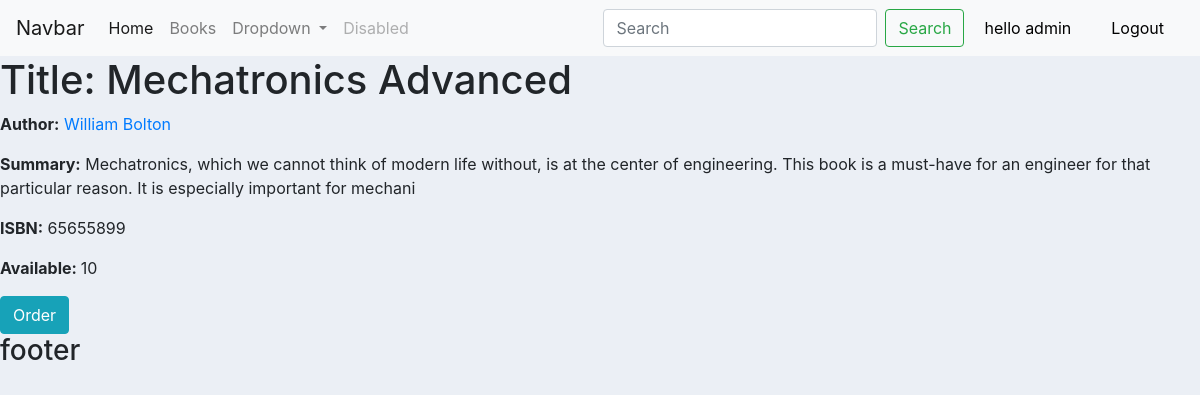
The page /book/9 (signed in) on the database its author committed.
### library/models.py (models this page shows, shortened)
class Book(models.Model):
    isbn_num = models.CharField("ISBN", max_length=20, help_text='13 Character <a href="https://www.isbn-international.org/content/what-isbn">ISBN number</a>')
    title = models.CharField(max_length=100, null=True)
    author = models.ForeignKey(Author,  on_delete=models.SET_NULL, null=True)
    summary = models.CharField(max_length=200, null=True, blank=True)
    main_category = models.ForeignKey(BookMainCategory, on_delete=models.CASCADE, null=True)
    sub_category = models.ForeignKey(BookSubCategory, on_delete=models.CASCADE, null=True)
    book_count = models.IntegerField(null=False, default=0)

class Author(models.Model):
    name = models.CharField(max_length=200, null=True)
    def __str__(self):
        return self.name

### library/views.py (the view)
# urls.py: path('book/<int:pk>', views.book_detail_view, name="book-detail"),
@login_required(login_url="login")
def book_detail_view(request, pk):
    book = get_object_or_404(Book, pk=pk)
    return render(request, 'book_detail.html', context={'book': book})

### library/templates/book_detail.html (shortened to what this page needs)
{% extends "main.html" %}
{% block content %}
<body>
  <h1>Title: {{ book.title }}</h1>
  <div >
  <p><strong>Author:</strong> <a href="">{{ book.author }}</a></p>
  <p><strong>Summary:</strong> {{ book.summary }}</p>
  <p><strong>ISBN:</strong> {{ book.isbn_num }}</p>
</div>
  <div>
    {% if book.book_count > 0 %}
      <p> <strong> Available: </strong> {{book.book_count}} </p>
      <button class="btn btn-info" type="button" id="{{book.title}}">Order</button>
    {% else %}
      <p>No Books available presently</p>
    {% endif %}
  </div>
  </body>
  {% endblock %}

### library/templates/nav.html (shortened to what this page needs)
<nav class="navbar navbar-expand-lg navbar-light bg-light">
  <a class="navbar-brand" href="#">Navbar</a>
  <div class="collapse navbar-collapse" id="navbarSupportedContent">
    <ul class="navbar-nav mr-auto">
      <li class="nav-item active">
        <a class="nav-link" href="{% url 'home' %}">Home <span class="sr-only">(current)</span></a>
      </li>
      <li class="nav-item">
        <a class="nav-link" href="{% url 'books' %}">Books</a>
      </li>
      <li class="nav-item dropdown">
        <a class="nav-link dropdown-toggle" href="#" id="navbarDropdown" role="button" data-toggle="dropdown" aria-haspopup="true" aria-expanded="false">
          Dropdown
        </a>
      </li>
      <li class="nav-item">
        <a class="nav-link disabled" href="#">Disabled</a>
      </li>
    </ul>
    <form class="form-inline my-2 my-lg-0">
      <input class="form-control mr-sm-2" type="search" placeholder="Search" aria-label="Search">
      <button class="btn btn-outline-success my-2 my-sm-0" type="submit">Search</button>
    </form>
  <span class="hellowuser"> hello {{request.user}} </span>
	<a class="hellowuser" href="{% url 'logout' %}"> Logout </a>
  </div>
</nav>

### static/css/main.css (style rules this page uses)
body { background-color: #ebeff5; }
.hellowuser { color: white; }

### library/templates/nav.html (style rules this page uses)
.hellowuser { color: black; margin-right: 20px; margin-left: 20px; }

### rows shown on the page
Book: title "Mechatronics Advanced", author "William Bolton", summary "Mechatronics, which we cannot think of modern life without, is at the center of engineering. This book is a must-have for an engineer for that particular reason. It is especially important for mechani", isbn_num "65655899", book_count "10"

### other values the page prints
{{ request.user }} "admin"
